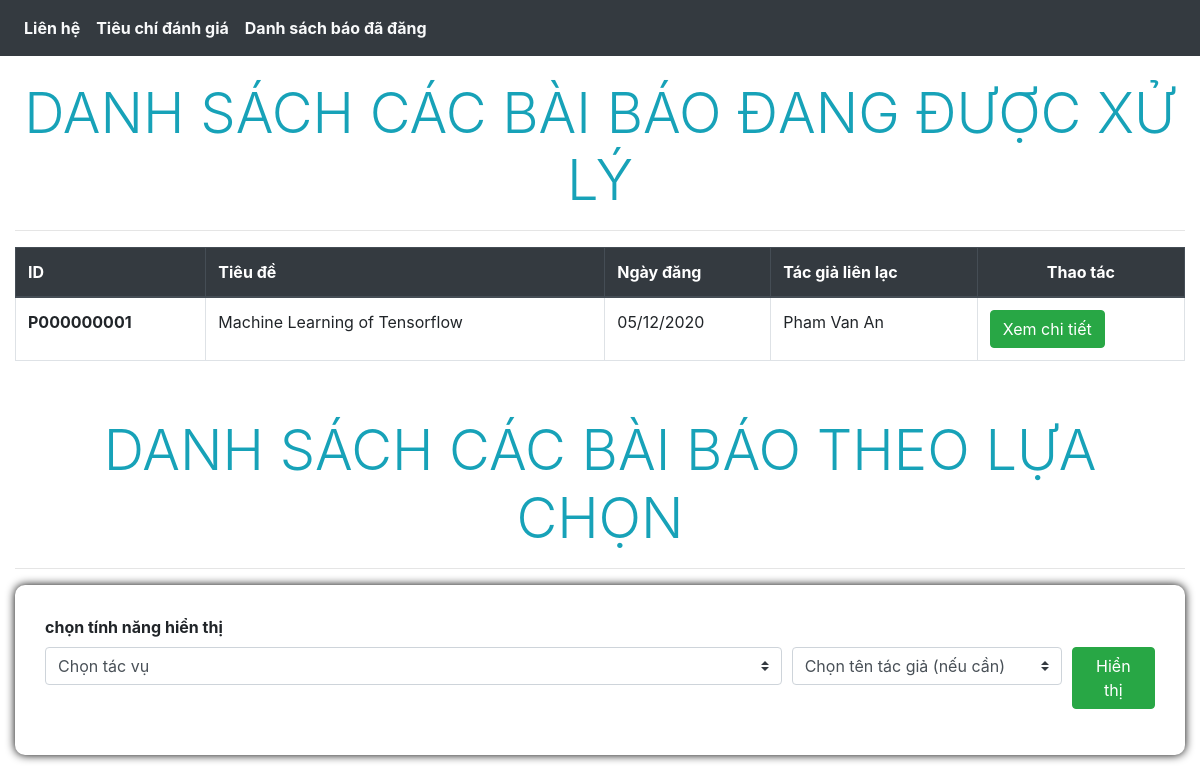
The page /Client/reviewerHomePage.php on the database its author committed.
### tables this page shows
create table paper(
	paper_id char(10),
	title varchar(255) not null,
    summary varchar(255),
    paper_file varchar(255),
    post_date date,
    `status` varchar(255) check (`status` in ('in review', 'response review', 'complete review', 'publishing', 'posted')),
    after_review_result varchar(255),
    final_result varchar(255) check(final_result in('rejection','minor revision','acceptance','major revision')),
    announce_date date,
    editor_id char(10) not null,
    contact_author_id char(10) not null,
    note_for_author varchar(255),
    primary key(paper_id),
	foreign key(editor_id) references  editor(id) ON DELETE CASCADE ON UPDATE CASCADE,
    foreign key(contact_author_id) references  author(id) ON DELETE CASCADE ON UPDATE CASCADE
);

create table scientist(
	id char(10),	
	last_name varchar(255) not null,
	middle_name varchar(255),
	first_name varchar(255) not null,
	phone char(11),
    address varchar(255),
    `organization` varchar(255),
    job varchar(255),
	primary key(id)
);

### Server/reviewerServer.php (called while the page is built, shortened)
<?php
include('userLogin.php');
$select_all_paper_query = "select * from paper where status <>'posted' ";
$select_all_paper_result = mysqli_query($connect_handle, $select_all_paper_query);
?>

### Client/reviewerHomePage.php (the view, shortened to what this page needs)
<!DOCTYPE html>
<html lang="en-US">
<head>
    <link rel="stylesheet" href="style/login.css">
    <link rel="stylesheet" href="https://maxcdn.bootstrapcdn.com/bootstrap/4.5.2/css/bootstrap.min.css">
    <link rel="stylesheet" href="https://use.fontawesome.com/releases/v5.7.0/css/all.css"
>
</head>
<?php include('../Server/reviewerServer.php'); ?>
<body>
    <div>
        <?php include_once('component/header.php');?>
    </div>
    <div class="container-fluid" style="padding-top: 80px;">
        <div class="display-4 text-center text-info text-uppercase">Danh sách các bài báo đang được xử lý</div>
        <hr>
        <table class="table table-bordered">
            <thead class="thead-dark">
                <tr>
                    <th scope="col">ID</th>
                    <th scope="col">Tiêu đề</th>
                    <th scope="col">Ngày đăng</th>
                    <th scope="col">Tác giả liên lạc</th>
                    <th class="text-center" scope="col">Thao tác</th>
                </tr>
            </thead>
            <tbody>
                <?php foreach ($select_all_paper_result as $paper){ ?>
                <tr>
                    <td>
                        <?php echo '<strong>'.$paper['paper_id'].'</strong>'; ?>
                    </td>
                    <td>
                        <?php echo $paper['title']; ?>
                    </td>
                    <td>
                        <?php echo date('d/m/Y', strtotime($paper['post_date']));?>
                    </td>
                    <td>
                        <?php
                            $author_id = $paper['contact_author_id'];
                            $get_author_name_query = "select last_name, middle_name, first_name from scientist where id = '$author_id'";
                            $get_author_name_result = mysqli_query($connect_handle, $get_author_name_query);
                            $data = mysqli_fetch_assoc($get_author_name_result);
                            echo $data['last_name']." ".$data['middle_name']." ".$data['first_name'];
                        ?>
                    </td>
                    <td class="text-left">
                        <form class="option" method="POST" action="reviewerHomePage.php">
                            <button class="btn btn-success" name="getMoreInfoBtn">Xem chi tiết</button>
                        </form>
                    </td>
                </tr>
                <?php } ?>
            </tbody>
        </table>
        <div class="display-4 text-center text-info text-uppercase" style="padding-top: 40px;">Danh sách các bài báo
            theo lựa chọn</div>
        <hr>
        <form class="form-container" name="viewOption" method="POST" action="reviewerHomePage.php">
            <label for="viewOption"><strong>chọn tính năng hiển thị</strong></label>
            <div class="form-row">
                <div class="form-group col-md-8">
                    <select class="custom-select" name="optionView">
                        <option selected>Chọn tác vụ</option>
                    </select>
                </div>
                <div class="form-group col-md-3">
                    <select class="custom-select" name="authorid">
                    <option selected>Chọn tên tác giả (nếu cần)</option>
                    </select>
                </div>
                <div class="form-group text-right col-md-1">
                    <button type="submit" class="btn btn-success" name="viewOption">Hiển thị</button>
                </div>
            </div>
        </form>
    </div>
</body>
</html>

### style/login.css (style rules this page uses)
.form-container { background: #ffffff; padding: 30px; border-radius: 10px; box-shadow: 0px 0px 10px 0px #000000; }

### rows shown on the page
paper: paper_id "P000000001", title "Machine Learning of Tensorflow", post_date "05/12/2020", scientist.last_name "Pham", scientist.middle_name "Van", scientist.first_name "An"
